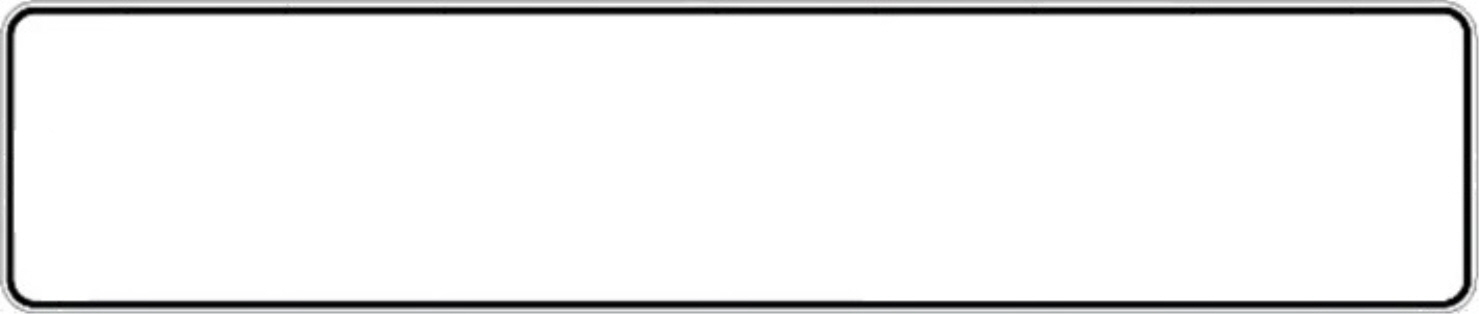
#> input picture license_plate_detection/Korean-license-plate-Generator/plate.jpg, 1479 x 314 px
$ python Generator_original.py
#> lines starting #> are read from the running program, lines starting #| are printed output that depends on the picture
import os, random
import cv2, argparse
import numpy as np

# [9 lines left out: function random_bright, not called in this run]

class ImageGenerator:
    def __init__(self, save_path):
#> called with save_path = '../DB/train/'
        self.save_path = save_path
        if not os.path.exists(self.save_path):
            os.makedirs(self.save_path)

        # Plate
        self.plate = cv2.imread("plate.jpg")
#> self.plate is the input picture: shape (314, 1479, 3); mean B, G, R 239.8, 239.7, 239.7
        self.plate2 = cv2.imread("plate_y.jpg")
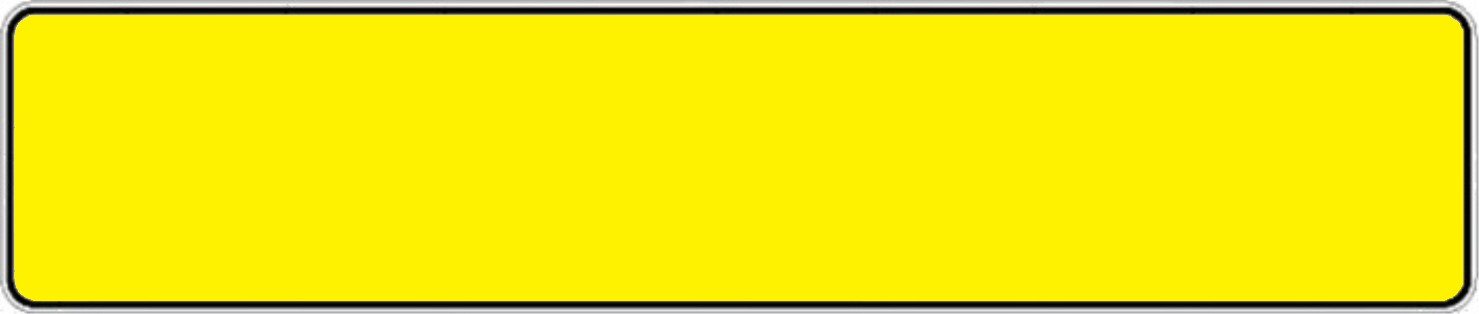
#> input picture license_plate_detection/Korean-license-plate-Generator/plate_y.jpg, 1479 x 314 px
#> self.plate2 is the input picture: shape (314, 1479, 3); mean B, G, R 13.2, 228.8, 239.4
        self.plate3 = cv2.imread("plate_g.jpg")
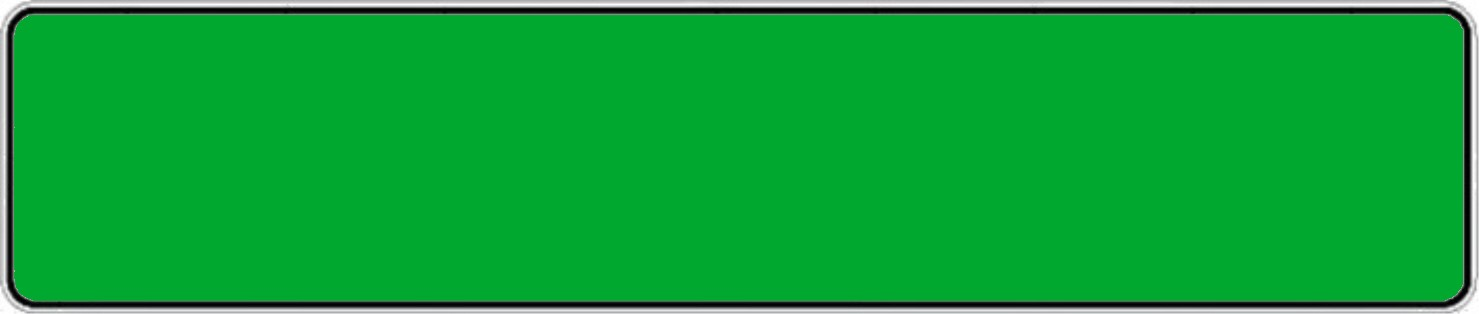
#> input picture license_plate_detection/Korean-license-plate-Generator/plate_g.jpg, 1479 x 314 px
#> self.plate3 is the input picture: shape (314, 1479, 3); mean B, G, R 55.1, 162.8, 13.1

        # loading Number
        file_path = "./num/"
        file_list = os.listdir(file_path)
        self.Number = list()
        self.number_list = list()
        for file in file_list:
            img_path = os.path.join(file_path, file)
            img = cv2.imread(img_path)
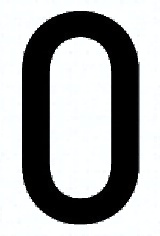
#> input picture license_plate_detection/Korean-license-plate-Generator/num/0.jpg, 160 x 236 px
#> img is the input picture: shape (236, 160, 3); mean B, G, R 166.1, 165.9, 164.7
            self.Number.append(img)
            self.number_list.append(file[0:-4])

        # loading Char
        file_path = "./char1/"
#> (the run stopped early here; a loop or call above may not have finished)
